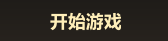
#> input picture templates/btn_lobby_start.png, 168 x 41 px
$ python test_content_bind.py
#> lines starting #> are read from the running program, lines starting #| are printed output that depends on the picture
# -*- coding: utf-8 -*-
"""v1.14 离线自检：按「画面内容」找窗口（用户 2026-11-18 18:43 提的思路）

核心断言：
  1) 谁画出大厅开始按钮，就绑谁 —— 不靠句柄/进程/尺寸。
  2) 平台窗里也有「开始游戏」四个字（详情页/房间页都有按钮），**绝不能绑平台窗**。
  3) 窗口失效 + 正在等某张图 → _checkpoint 能靠画面接回来，不抛 WindowLost。
  4) 画面谁都没有 → 老老实实返回 False，不许瞎绑。
"""
import os
import sys
import threading

ROOT = os.path.dirname(os.path.abspath(__file__))
sys.path.insert(0, ROOT)
os.chdir(ROOT)

import cv2                                                    # noqa: E402
import numpy as np                                            # noqa: E402
import game_auto as ga                                        # noqa: E402

ok = True


def check(name, cond, extra=""):
    global ok
    print(("  ✅ " if cond else "  ❌ ") + name + (("  " + extra) if extra else ""))
    ok = ok and bool(cond)


TPL = cv2.imread("templates/btn_lobby_start.png")
#> TPL is the input picture: shape (41, 168, 3); mean B, G, R 41.3, 50.2, 54.9
assert TPL is not None, "模板缺失：btn_lobby_start.png"


def canvas(w, h, paste=False):
    """黑底画布；paste=True 时把大厅按钮模板贴进去（= 窗口里画出了大厅）"""
    img = np.zeros((h, w, 3), np.uint8)
    if paste:
        th, tw = TPL.shape[:2]
        y, x = h // 2, max(0, w // 2 - tw // 2)
        img[y:y + th, x:x + tw] = TPL
    return img


class W:
    """GameWindow 的最小替身"""

    def __init__(self, hwnd, size, alive=True):
        self.hwnd = hwnd
        self.pid = 3388
        self.min_size = 400
        self.last_size = size
        self._size = size
        self._alive = alive

    def alive(self):
        return self._alive

    def client_rect(self):
        return (0, 0, self._size[0], self._size[1])

    def fg_same_process(self):
        return True

    def focus(self, *a, **k):
        return True


class Cap:
    """按 hwnd 返回预置画面（真实 Capture 是抓屏，这里换成查表）"""

    def __init__(self, shots):
        self.shots = shots

    def grab(self, win):
        img = self.shots.get(win.hwnd)
        if img is None:
            raise RuntimeError("窗口已失效")
        return img


def make_bot(shots, cur_hwnd, cur_size, alive=True):
    bot = ga.Bot.__new__(ga.Bot)
    bot.cfg_dir = os.getcwd()
    bot.cap = Cap(shots)
    bot.vis = ga.Vision(os.path.join(os.getcwd(), "templates"))
    bot.win = W(cur_hwnd, cur_size, alive=alive)
    bot._cap_ref = [1690, 921]
    bot._wait_spec = None
    bot._rebind_sec = 20.0
    bot._stop = threading.Event()
    bot._paused = threading.Event()
    bot._paused.set()          # set = 可运行（没 set 就永远停在「暂停」里，测试会挂住）
    bot._last_fg = 0.0
    return bot


# 窗口清单：平台窗 1332x945（Qt，里面也画着同一个按钮）、游戏窗 1264x921、记事本 1920x1080
PLAT = {"hwnd": 66058, "pid": 3028, "title": "KK官方对战平台", "cls": "Qt5152QWindowIcon",
        "exe": "Platform.exe", "w": 1332, "h": 945, "offscreen": False, "iconic": False}
GAME = {"hwnd": 197750, "pid": 3388, "title": "Warcraft III", "cls": "Warcraft III",
        "exe": "", "w": 1264, "h": 921, "offscreen": False, "iconic": False}
NOTE = {"hwnd": 555, "pid": 777, "title": "111 - 记事本", "cls": "Notepad",
        "exe": "notepad.exe", "w": 1920, "h": 1080, "offscreen": False, "iconic": False}

real_enum = ga.enum_windows_full
print("① 游戏窗画出大厅 → 绑游戏窗，不绑同样有按钮的平台窗")
try:
    ga.enum_windows_full = lambda: [PLAT, GAME, NOTE]
    shots = {
        PLAT["hwnd"]: canvas(1332, 945, paste=True),   # 平台页里也有「开始游戏」字样
        GAME["hwnd"]: canvas(1264, 921, paste=True),
        NOTE["hwnd"]: canvas(1920, 1080, paste=False),
    }
#> in canvas, `img[y:y + th, x:x + tw] = TPL`:
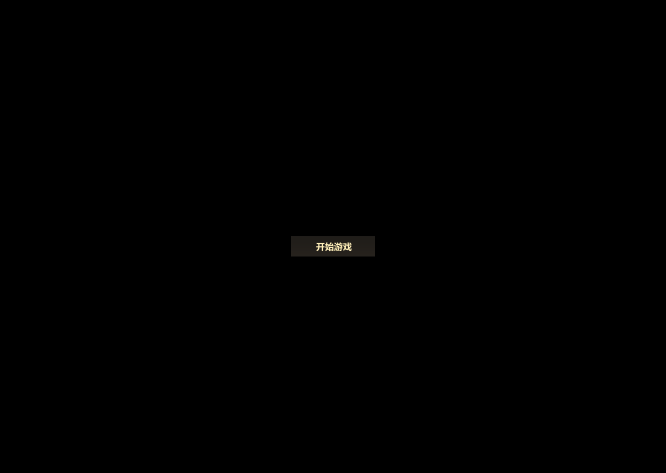
#> img: shape (945, 1332, 3) (shown at 1/2 size); mean B, G, R 0.2, 0.3, 0.3
#> call 2 of canvas, with w = 1264, h = 921, paste = True
#> in canvas (call 2), `img = np.zeros((h, w, 3), np.uint8)`: img: shape (921, 1264, 3); every value is 0
#> in canvas (call 2), `img[y:y + th, x:x + tw] = TPL`:
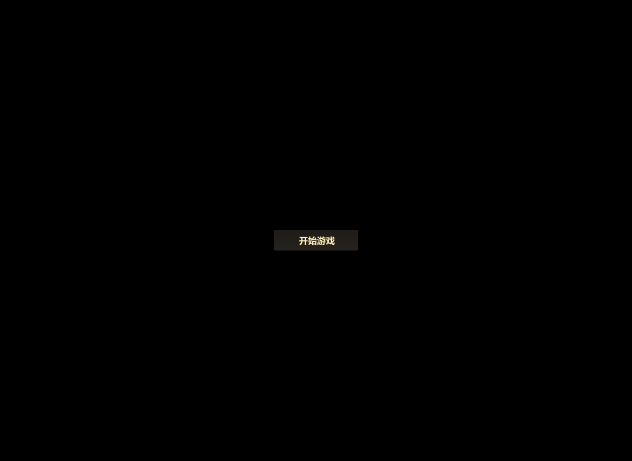
#> img: shape (921, 1264, 3) (shown at 1/2 size); mean of channels 0, 1, 2 0.2, 0.3, 0.3; drawn as B, G, R
#> in canvas (call 3), `img = np.zeros((h, w, 3), np.uint8)`: img: shape (1080, 1920, 3); every value is 0
    bot = make_bot(shots, cur_hwnd=GAME["hwnd"], cur_size=(1264, 921))
#> (the run stopped early here; a loop or call above may not have finished)
